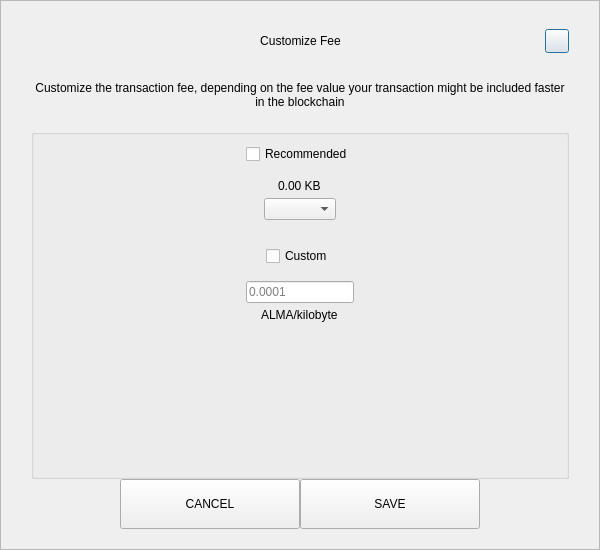
<?xml version="1.0" encoding="UTF-8"?>
<ui version="4.0">
 <class>SendCustomFeeDialog</class>
 <widget class="QDialog" name="SendCustomFeeDialog">
  <property name="geometry">
   <rect>
    <x>0</x>
    <y>0</y>
    <width>600</width>
    <height>550</height>
   </rect>
  </property>
  <property name="windowTitle">
   <string>Form</string>
  </property>
  <layout class="QVBoxLayout" name="verticalLayout_3">
   <property name="spacing">
    <number>0</number>
   </property>
   <property name="leftMargin">
    <number>0</number>
   </property>
   <property name="topMargin">
    <number>0</number>
   </property>
   <property name="rightMargin">
    <number>0</number>
   </property>
   <property name="bottomMargin">
    <number>0</number>
   </property>
   <item>
    <widget class="QFrame" name="frame">
     <property name="styleSheet">
      <string notr="true"/>
     </property>
     <property name="frameShape">
      <enum>QFrame::StyledPanel</enum>
     </property>
     <property name="frameShadow">
      <enum>QFrame::Raised</enum>
     </property>
     <layout class="QVBoxLayout" name="verticalLayout_2">
      <property name="spacing">
       <number>0</number>
      </property>
      <property name="leftMargin">
       <number>30</number>
      </property>
      <property name="topMargin">
       <number>20</number>
      </property>
      <property name="rightMargin">
       <number>30</number>
      </property>
      <property name="bottomMargin">
       <number>20</number>
      </property>
      <item>
       <layout class="QHBoxLayout" name="horizontalLayout_3">
        <property name="spacing">
         <number>0</number>
        </property>
        <item>
         <spacer name="horizontalSpacer_21">
          <property name="orientation">
           <enum>Qt::Horizontal</enum>
          </property>
          <property name="sizeHint" stdset="0">
           <size>
            <width>40</width>
            <height>20</height>
           </size>
          </property>
         </spacer>
        </item>
        <item>
         <widget class="QLabel" name="labelTitle">
          <property name="minimumSize">
           <size>
            <width>0</width>
            <height>40</height>
           </size>
          </property>
          <property name="maximumSize">
           <size>
            <width>16777215</width>
            <height>40</height>
           </size>
          </property>
          <property name="styleSheet">
           <string notr="true">padding-left:24px;</string>
          </property>
          <property name="text">
           <string>Customize Fee</string>
          </property>
          <property name="alignment">
           <set>Qt::AlignCenter</set>
          </property>
          <property name="margin">
           <number>7</number>
          </property>
         </widget>
        </item>
        <item>
         <spacer name="horizontalSpacer">
          <property name="orientation">
           <enum>Qt::Horizontal</enum>
          </property>
          <property name="sizeHint" stdset="0">
           <size>
            <width>40</width>
            <height>20</height>
           </size>
          </property>
         </spacer>
        </item>
        <item>
         <widget class="QPushButton" name="btnEsc">
          <property name="minimumSize">
           <size>
            <width>24</width>
            <height>24</height>
           </size>
          </property>
          <property name="maximumSize">
           <size>
            <width>24</width>
            <height>24</height>
           </size>
          </property>
          <property name="text">
           <string/>
          </property>
         </widget>
        </item>
       </layout>
      </item>
      <item>
       <spacer name="verticalSpacer_2">
        <property name="orientation">
         <enum>Qt::Vertical</enum>
        </property>
        <property name="sizeType">
         <enum>QSizePolicy::Fixed</enum>
        </property>
        <property name="sizeHint" stdset="0">
         <size>
          <width>20</width>
          <height>20</height>
         </size>
        </property>
       </spacer>
      </item>
      <item>
       <widget class="QLabel" name="labelMessage">
        <property name="text">
         <string>Customize the transaction fee, depending on the fee value your transaction might be included faster in the blockchain</string>
        </property>
        <property name="alignment">
         <set>Qt::AlignCenter</set>
        </property>
        <property name="wordWrap">
         <bool>true</bool>
        </property>
       </widget>
      </item>
      <item>
       <spacer name="verticalSpacer_3">
        <property name="orientation">
         <enum>Qt::Vertical</enum>
        </property>
        <property name="sizeType">
         <enum>QSizePolicy::Fixed</enum>
        </property>
        <property name="sizeHint" stdset="0">
         <size>
          <width>20</width>
          <height>20</height>
         </size>
        </property>
       </spacer>
      </item>
      <item>
       <widget class="QGroupBox" name="groupBox">
        <property name="title">
         <string/>
        </property>
        <layout class="QVBoxLayout" name="verticalLayout">
         <property name="leftMargin">
          <number>12</number>
         </property>
         <property name="rightMargin">
          <number>12</number>
         </property>
         <item>
          <layout class="QVBoxLayout" name="verticalLayout_4">
           <property name="spacing">
            <number>5</number>
           </property>
           <item alignment="Qt::AlignHCenter">
            <widget class="QCheckBox" name="checkBoxRecommended">
             <property name="text">
              <string>Recommended</string>
             </property>
            </widget>
           </item>
           <item>
            <spacer name="verticalSpacer_5">
             <property name="orientation">
              <enum>Qt::Vertical</enum>
             </property>
             <property name="sizeType">
              <enum>QSizePolicy::Fixed</enum>
             </property>
             <property name="sizeHint" stdset="0">
              <size>
               <width>20</width>
               <height>10</height>
              </size>
             </property>
            </spacer>
           </item>
           <item alignment="Qt::AlignHCenter">
            <widget class="QLabel" name="labelFee">
             <property name="text">
              <string>0.00 KB</string>
             </property>
            </widget>
           </item>
           <item alignment="Qt::AlignHCenter">
            <widget class="QComboBox" name="comboBoxRecommended"/>
           </item>
          </layout>
         </item>
         <item>
          <spacer name="verticalSpacer">
           <property name="orientation">
            <enum>Qt::Vertical</enum>
           </property>
           <property name="sizeType">
            <enum>QSizePolicy::Fixed</enum>
           </property>
           <property name="sizeHint" stdset="0">
            <size>
             <width>20</width>
             <height>20</height>
            </size>
           </property>
          </spacer>
         </item>
         <item>
          <layout class="QVBoxLayout" name="verticalLayout_5">
           <property name="spacing">
            <number>5</number>
           </property>
           <item alignment="Qt::AlignHCenter">
            <widget class="QCheckBox" name="checkBoxCustom">
             <property name="text">
              <string>Custom</string>
             </property>
            </widget>
           </item>
           <item>
            <spacer name="verticalSpacer_6">
             <property name="orientation">
              <enum>Qt::Vertical</enum>
             </property>
             <property name="sizeType">
              <enum>QSizePolicy::Fixed</enum>
             </property>
             <property name="sizeHint" stdset="0">
              <size>
               <width>20</width>
               <height>10</height>
              </size>
             </property>
            </spacer>
           </item>
           <item alignment="Qt::AlignHCenter">
            <widget class="QLineEdit" name="lineEditCustomFee">
             <property name="placeholderText">
              <string notr="true">0.0001</string>
             </property>
            </widget>
           </item>
           <item alignment="Qt::AlignHCenter">
            <widget class="QLabel" name="labelCustomFee">
             <property name="text">
              <string>ALMA/kilobyte</string>
             </property>
            </widget>
           </item>
          </layout>
         </item>
         <item>
          <spacer name="verticalSpacer_4">
           <property name="orientation">
            <enum>Qt::Vertical</enum>
           </property>
           <property name="sizeHint" stdset="0">
            <size>
             <width>20</width>
             <height>40</height>
            </size>
           </property>
          </spacer>
         </item>
        </layout>
       </widget>
      </item>
      <item>
       <layout class="QHBoxLayout" name="horizontalLayout" stretch="1,2,2,1">
        <item>
         <spacer name="horizontalSpacer1">
          <property name="orientation">
           <enum>Qt::Horizontal</enum>
          </property>
          <property name="sizeHint" stdset="0">
           <size>
            <width>40</width>
            <height>20</height>
           </size>
          </property>
         </spacer>
        </item>
        <item>
         <widget class="QPushButton" name="btnCancel">
          <property name="minimumSize">
           <size>
            <width>180</width>
            <height>50</height>
           </size>
          </property>
          <property name="focusPolicy">
           <enum>Qt::NoFocus</enum>
          </property>
          <property name="text">
           <string>CANCEL</string>
          </property>
         </widget>
        </item>
        <item>
         <widget class="QPushButton" name="btnSave">
          <property name="minimumSize">
           <size>
            <width>180</width>
            <height>50</height>
           </size>
          </property>
          <property name="focusPolicy">
           <enum>Qt::NoFocus</enum>
          </property>
          <property name="text">
           <string>SAVE</string>
          </property>
         </widget>
        </item>
        <item>
         <spacer name="horizontalSpacer_2">
          <property name="orientation">
           <enum>Qt::Horizontal</enum>
          </property>
          <property name="sizeHint" stdset="0">
           <size>
            <width>40</width>
            <height>20</height>
           </size>
          </property>
         </spacer>
        </item>
       </layout>
      </item>
     </layout>
    </widget>
   </item>
  </layout>
 </widget>
 <resources/>
 <connections/>
</ui>
